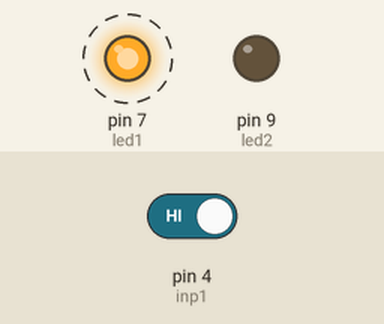
Simulated run of this sketch. Board: Arduino Uno, built with avr-gcc and run on an emulated ATmega328P. On the bench: output pins drawn as LEDs (lit = HIGH). Dashed ring = blinking. Inputs (shaded band) come from the test bench; at power-on: pin 4 (inp1) HIGH.

Above: at 1.25 s.
1.3 s: pin 4 (inp1) driven LOW
Timing chart, 0 to 10.3 s (numbered marks = the images above; inputs shaded):
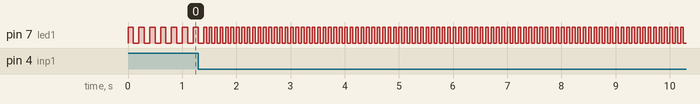

The sketch:

tlacitka_on10Hz_off5Hz.ino
```cpp
int led1 = 7;
int led2 = 9;

int inp1 = 4;
int inp2 = 5;

int freq1 = 10; //Hz
int halfper1 = (1000 / freq1) / 2; //ms

int freq2 = 5; //Hz
int halfper2 = (1000 / freq2) / 2; //ms

void setup() {
  pinMode(inp1, INPUT);
  pinMode(inp2, INPUT);

  pinMode(led1, OUTPUT);
  pinMode(led2, OUTPUT);
}

void loop() {
  if (digitalRead(inp1) == LOW) {
    blink(led1, halfper1);
  } else {
    blink(led1, halfper2);
  }
}

void blink(int pinID, int halfdelay) {
  digitalWrite(pinID, HIGH);
  delay(halfdelay);
  digitalWrite(pinID, LOW);
  delay(halfdelay);
}
```

Measured:
- after the input at 1.3 s, pin 7 (led1): alternates HIGH for 0.05 s and LOW for 0.05 s, starting after 0.15 s
- by itself, pin 7 (led1): alternates HIGH for 0.10 s and LOW for 0.10 s
